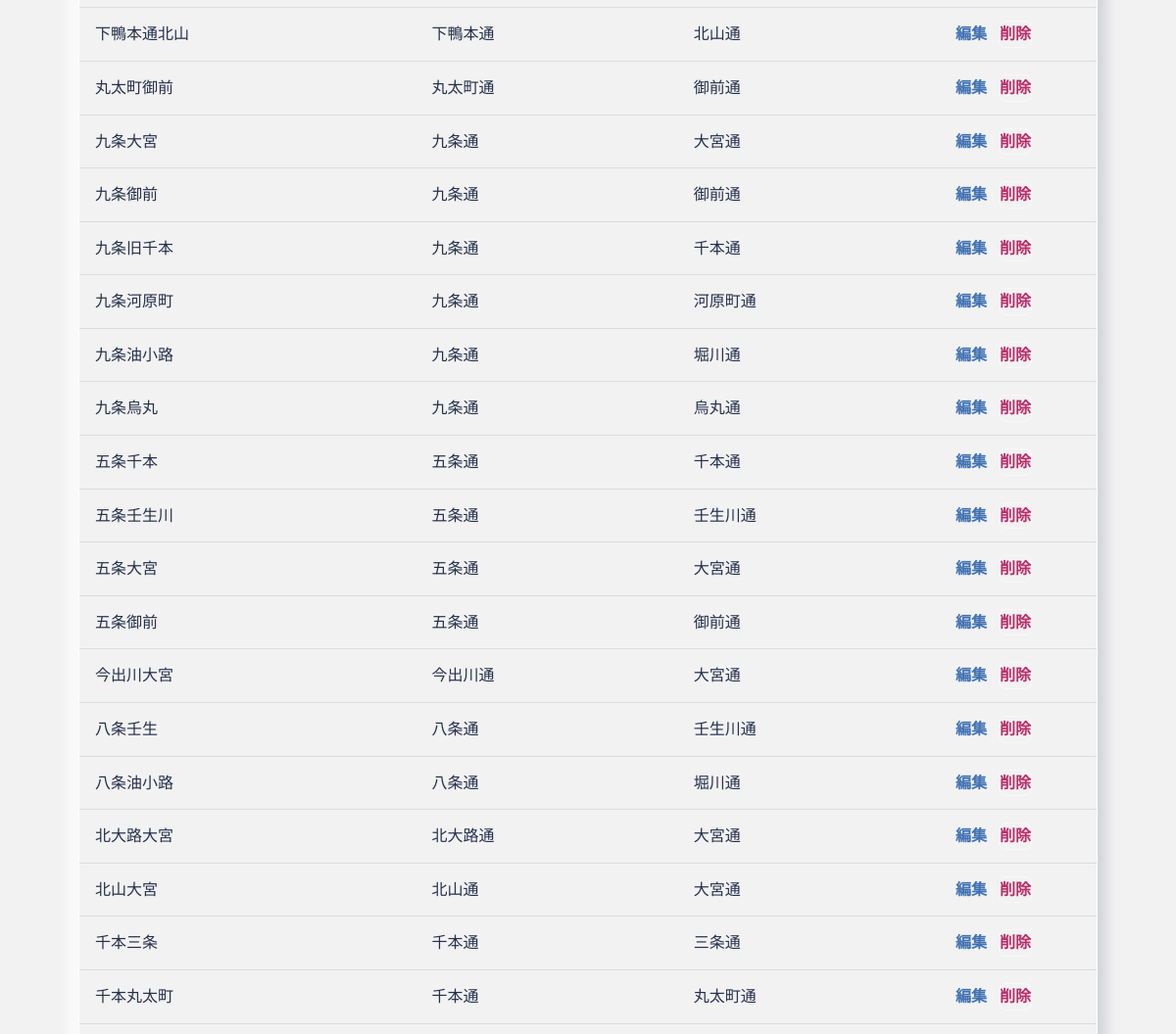
Page /intersections (middle part) on the earlier database version.
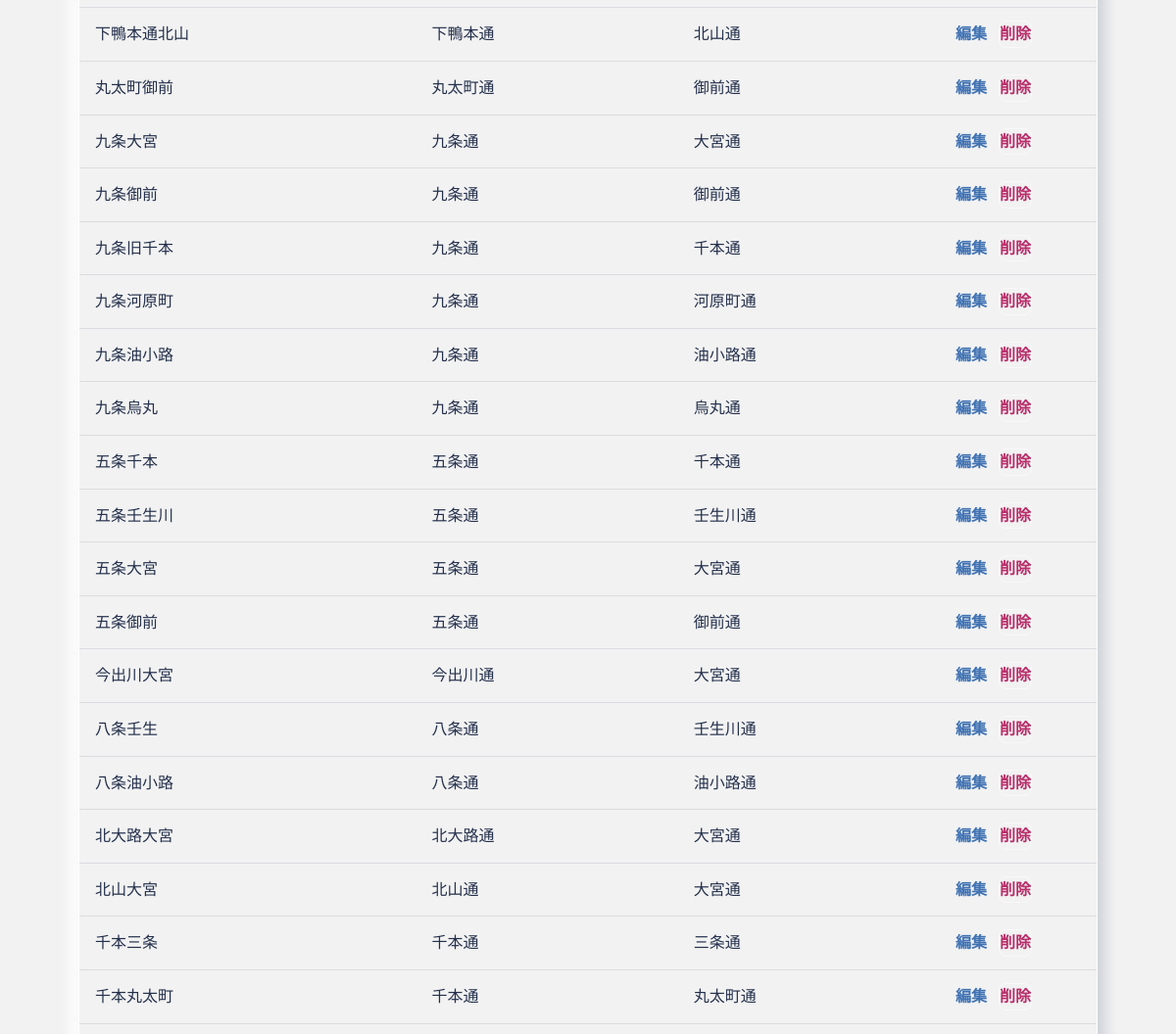
Same page on the later database version.
### src/models.py (models this page shows)
class Intersection(db.Model):
    __tablename__ = "intersections"
    __table_args__ = (
        UniqueConstraint("name", name="uq_intersections_name"),
        UniqueConstraint("pair_key", name="uq_intersections_pair_key"),
        CheckConstraint("winner_street_id != loser_street_id", name="ck_different_streets"),
    )
    id = db.Column(db.Integer, primary_key=True)
    name = db.Column(db.String(120), nullable=False)
    pair_key = db.Column(db.String(80), nullable=False)
    winner_street_id = db.Column(db.Integer, db.ForeignKey("streets.id"), nullable=False)
    loser_street_id = db.Column(db.Integer, db.ForeignKey("streets.id"), nullable=False)
    winner = db.relationship("Street", foreign_keys=[winner_street_id])
    loser = db.relationship("Street", foreign_keys=[loser_street_id])

class Street(db.Model):
    __tablename__ = "streets"
    id = db.Column(db.Integer, primary_key=True)
    name = db.Column(db.String(120), nullable=False, unique=True)
    orientation = db.Column(db.String(20), nullable=True)

### src/routes.py (the view, shortened to what this page needs)
    @app.route("/intersections")
    def intersections_index():
        selected_street = request.args.get("street", "").strip()
        intersections_query = Intersection.query
        intersections = intersections_query.order_by(Intersection.name).all()
        return render_template(
            "intersections/index.html",
            intersections=intersections,
            street_names=list_street_names(),
            selected_street=selected_street,
        )

### src/services.py (called while the page is built)
def list_street_names():
    streets = Street.query.order_by(Street.name).all()
    return [street.name for street in streets]

### templates/intersections/index.html (shortened to what this page needs)
{% extends "base.html" %}
{% block content %}
  {% if intersections %}
    <table>
      <tbody>
        {% for intersection in intersections %}
          <tr>
            <td>{{ intersection.name }}</td>
            <td>{{ intersection.winner.name }}</td>
            <td>{{ intersection.loser.name }}</td>
            <td class="actions">
              <a href="{{ url_for('intersections_edit', intersection_id=intersection.id, street=selected_street) if selected_street else url_for('intersections_edit', intersection_id=intersection.id) }}">編集</a>
              <form method="post" action="{{ url_for('intersections_delete', intersection_id=intersection.id) }}" onsubmit="return confirm('この交差点を削除しますか？');">
                <button class="link-button" type="submit">削除</button>
              </form>
            </td>
          </tr>
        {% endfor %}
      </tbody>
    </table>
  {% else %}
    <section class="empty">
      <h2>{% if selected_street %}該当する交差点がありません{% else %}交差点がありません{% endif %}</h2>
      <p>{% if selected_street %}別の通りで絞り込むか、フィルタを解除してください。{% else %}交差点を追加すると通りも自動で登録されます。{% endif %}</p>
    </section>
  {% endif %}
{% endblock %}

Differences in the rows shown:
changed Intersection "九条油小路": loser.name "堀川通" → "油小路通"
changed Intersection "八条油小路": loser.name "堀川通" → "油小路通"
